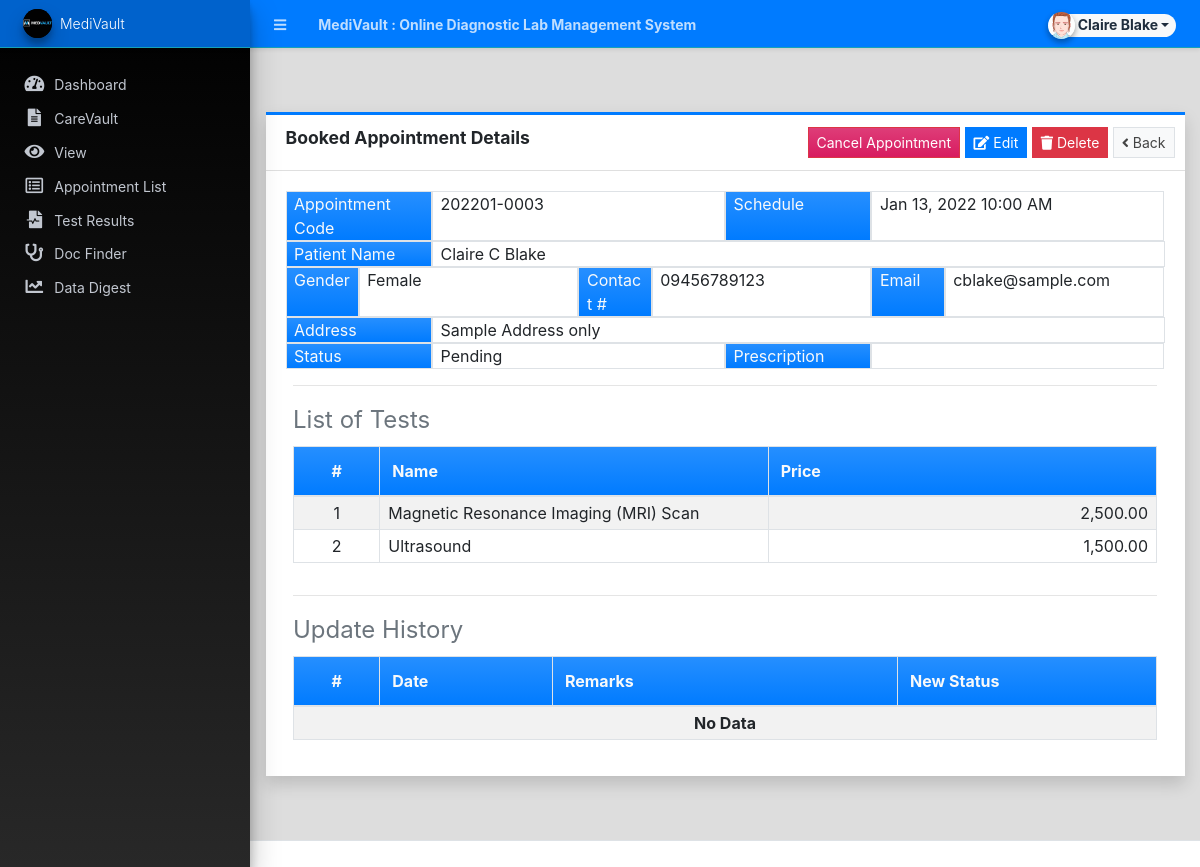
Screenshot of /?page=appointments/view_appointment&id=4 (signed in) with the database file from the repository.
### tables this page shows
CREATE TABLE `test_list` (
  `id` int(30)  NOT NULL,
  `name` text NOT NULL,
  `description` text NOT NULL,
  `cost` float NOT NULL DEFAULT 0,
  `status` tinyint(1) NOT NULL DEFAULT 1,
  `delete_flag` tinyint(1) NOT NULL DEFAULT 0,
  `date_created` datetime NOT NULL DEFAULT current_timestamp(),
  `date_updated` datetime DEFAULT NULL ON UPDATE current_timestamp()
);

### appointments/view_appointment.php (the view, shortened to what this page needs)
<?php
if(isset($_GET['id'])){
    $test_ids = [];
    if(isset($id)){
        $atl = $conn->query("SELECT * FROM `appointment_test_list` where appointment_id = '{$id}' ");
        $res = $atl->fetch_all(MYSQLI_ASSOC);
        $test_ids = array_column($res,'test_id');
    }
}
?>
<div class="content py-5">
    <div class="card card-outline card-primary rounded-0 shadow">
        <div class="card-header">
            <h4 class="card-title"><b>Booked Appointment Details</b></h4>
            <div class="card-tools">
                <?php if(isset($status) && $status == 0): ?>
                <button class="btn btn-danger bg-gradient-maroon btn-flat btn-sm" type="button" id="cancel_data"> Cancel Appointment</button>
                <?php endif; ?>
                <?php if(isset($status) && $status <= 1): ?>
                <button class="btn btn-primary btn-flat btn-sm" type="button" id="edit_data"><i class="fa fa-edit"></i> Edit</button>
                <button class="btn btn-danger btn-flat btn-sm" type="button" id="delete_data"><i class="fa fa-trash"></i> Delete</button>
                <?php endif; ?>
                <a class="btn btn-default border btn-flat btn-sm" href="./?page=appointments" id="delete_data"><i class="fa fa-angle-left"></i> Back</a>
            </div>
        </div>
        <div class="card-body">
            <div class="container-fluid" id="outprint">
                <div class="row">
                    <div class="col-2 border bg-gradient-primary text-light">Appointment Code</div>
                    <div class="col-4 border"><?= isset($code) ? $code :"" ?></div>
                    <div class="col-2 border bg-gradient-primary text-light">Schedule</div>
                    <div class="col-4 border"><?= isset($schedule) ? date("M d, Y h:i A", strtotime($schedule)) :"" ?></div>
                    <div class="col-2 border bg-gradient-primary text-light">Patient Name</div>
                    <div class="col-10 border"><?= isset($fullname) ? $fullname :"" ?></div>
                    <div class="col-1 border bg-gradient-primary text-light">Gender</div>
                    <div class="col-3 border"><?= isset($gender) ? $gender :"" ?></div>
                    <div class="col-1 border bg-gradient-primary text-light">Contact #</div>
                    <div class="col-3 border"><?= isset($contact) ? $contact :"" ?></div>
                    <div class="col-1 border bg-gradient-primary text-light">Email</div>
                    <div class="col-3 border"><?= isset($email) ? $email :"" ?></div>
                    <div class="col-2 border bg-gradient-primary text-light">Address</div>
                    <div class="col-10 border"><?= isset($address) ? $address :"" ?></div>
                    <div class="col-2 border bg-gradient-primary text-light">Status</div>
                    <div class="col-4 border ">
                        <?php
                            switch ($status){
                                case 0:
                                    echo '<span class="">Pending</span>';
                                    break;
                            }
                        ?>
                    </div>
                    <div class="col-2 border bg-gradient-primary text-light">Prescription</div>
                    <div class="col-4 border ">
                    </div>
                </div>
                <hr>
                <fieldset>
                    <legend class="text-muted">List of Tests</legend>
                    <table class="table table-striped table-bordered">
                        <colgroup>
                            <col width="10%">
                            <col width="45%">
                            <col width="45%">
                        </colgroup>
                        <thead>
                            <tr class="bg-gradient-primary text-light">
                                <th class="text-center">#</th>
                                <th>Name</th>
                                <th>Price</th>
                            </tr>
                        </thead>
                        <tbody>
                            <?php
                            $i = 1;
                            if(isset($test_ids) && count($test_ids) > 0):
                            $tests = $conn->query("SELECT* FROM `test_list` where id in (".(implode(',',$test_ids)).") order by name asc");
                            while($row= $tests->fetch_assoc()):
                            ?>
                            <tr>
                                <td class="py-1 px-2 text-center"><?= $i++; ?></td>
                                <td class="py-1 px-2"><?= $row['name'] ?></td>
                                <td class="py-1 px-2 text-right"><?= number_format($row['cost'],2) ?></td>
                            </tr>
                            <?php endwhile; ?>
                            <?php endif; ?>
                        </tbody>
                    </table>
                </fieldset>
                <hr>
                <fieldset>
                    <legend class="text-muted">Update History</legend>
                    <table class="table table-striped table-bordered">
                        <colgroup>
                            <col width="10%">
                            <col width="20%">
                            <col width="40%">
                            <col width="30%">
                        </colgroup>
                        <thead>
                            <tr class="bg-gradient-primary text-light">
                                <th class="text-center">#</th>
                                <th>Date</th>
                                <th>Remarks</th>
                                <th>New Status</th>
                            </tr>
                        </thead>
                        <tbody>
                            <?php
                            if(isset($test_ids) && count($test_ids) > 0):
                            $history = $conn->query("SELECT* FROM `history_list` where appointment_id = '{$id}' order by unix_timestamp(date_created) asc");
                            ?>
                            <?php if($history->num_rows <=0): ?>
                                <tr>
                                    <th class="py-1 text-center" colspan="4">No Data</th>
                                </tr>
                            <?php endif; ?>
                            <?php else: ?>
                                <tr>
                                    <th class="py-1 text-center" colspan="4">No Data</th>
                                </tr>
                            <?php endif; ?>
                        </tbody>
                    </table>
                </fieldset>
            </div>
        </div>
    </div>
</div>

### rows the page displays
test_list: name "Magnetic Resonance Imaging (MRI) Scan", cost "2,500.00"
test_list: name "Ultrasound", cost "1,500.00"

### other values shown
$_settings->userdata('firstname').' '.$_settings->userdata('lastname') "Claire Blake"
$code "202201-0003"
date("M d, Y h:i A", strtotime($schedule)) "Jan 13, 2022 10:00 AM"
$fullname "Claire C Blake"
$gender "Female"
$contact "09456789123"
$email "cblake@sample.com"
$address "Sample Address only"
